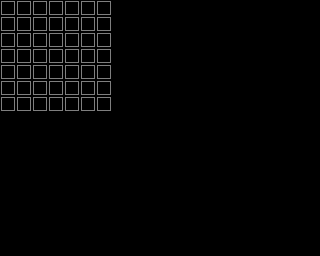

A 2D game scene composited from a Tiled map and its tileset images. What follows is a short description and the map's XML, with every tile layer's data as written:
An orthogonal 20x16 tile map with 16x16 px tiles, 4 tile layers (map, blocks, actors, foreground), 3 tilesets.

<map version="1.10" tiledversion="1.11.2" orientation="orthogonal" renderorder="right-down" width="20" height="16" tilewidth="16" tileheight="16" hexsidelength="0" infinite="0" nextlayerid="7" nextobjectid="1">
  <properties>
    <property name="divert_timer" type="string" value="02_random_score" />
    <property name="divert_timerframes" type="int" value="1" />
  </properties>
  <tileset firstgid="1" source="../Actors.tsx" />
  <tileset firstgid="257" source="../Blocks.tsx" />
  <tileset firstgid="513" source="Blank.tileset.tsx" />
  <layer id="1" name="map" width="20" height="16">
    <data encoding="csv">
260,258,259,260,257,258,268,513,513,513,513,513,513,513,513,513,513,513,513,513,
268,268,268,268,268,268,268,513,513,513,513,513,513,513,513,513,513,513,513,513,
268,268,268,268,268,268,268,513,513,513,513,513,513,513,513,513,513,513,513,513,
268,258,259,268,268,268,268,513,513,513,513,513,513,513,513,513,513,513,513,513,
268,268,268,268,268,268,268,513,513,513,513,513,513,513,513,513,513,513,513,513,
268,268,268,268,258,259,268,513,513,513,513,513,513,513,513,513,513,513,513,513,
268,268,268,268,268,268,268,513,513,513,513,513,513,513,513,513,513,513,513,513,
513,513,513,513,513,513,513,513,513,513,513,513,513,513,513,513,513,513,513,513,
513,513,513,513,513,513,513,513,513,513,513,513,513,513,513,513,513,513,513,513,
513,513,513,513,513,513,513,513,513,513,513,513,513,513,513,513,513,513,513,513,
513,513,513,513,513,513,513,513,513,513,513,513,513,513,513,513,513,513,513,513,
513,513,513,513,513,513,513,513,513,513,513,513,513,513,513,513,513,513,513,513,
513,513,513,513,513,513,513,513,513,513,513,513,513,513,513,513,513,513,513,513,
513,513,513,513,513,513,513,513,513,513,513,513,513,513,513,513,513,513,513,513,
513,513,513,513,513,513,513,513,513,513,513,513,513,513,513,513,513,513,513,513,
513,513,513,513,513,513,513,513,513,513,513,513,513,513,513,513,513,513,513,513
</data>
    <properties>
      <property name="amiga_aga_cd32" type="bool" value="true" />
      <property name="foreground" type="bool" value="false" />
      <property name="amiga_aga" type="bool" value="true" />
    </properties>
  </layer>
  <layer id="2" name="blocks" width="20" height="16">
    <data encoding="csv">
0,0,0,0,0,0,0,0,0,0,0,0,0,0,0,0,0,0,0,0,
0,0,0,0,0,0,0,0,0,0,0,0,0,0,0,0,0,0,0,0,
0,0,0,0,0,0,0,0,0,0,0,0,0,0,0,0,0,0,0,0,
0,0,0,0,0,0,0,0,0,0,0,0,0,0,0,0,0,0,0,0,
0,0,0,0,0,0,0,0,0,0,0,0,0,0,0,0,0,0,0,0,
0,0,0,0,0,0,0,0,0,0,0,0,0,0,0,0,0,0,0,0,
0,0,0,0,0,0,0,0,0,0,0,0,0,0,0,0,0,0,0,0,
0,0,0,0,0,0,0,0,0,0,0,0,0,0,0,0,0,0,0,0,
0,0,0,0,0,0,0,0,0,0,0,0,0,0,0,0,0,0,0,0,
0,0,0,0,0,0,0,0,0,0,0,0,0,0,0,0,0,0,0,0,
0,0,0,0,0,0,0,0,0,0,0,0,0,0,0,0,0,0,0,0,
0,0,0,0,0,0,0,0,0,0,0,0,0,0,0,0,0,0,0,0,
0,0,0,0,0,0,0,0,0,0,0,0,0,0,0,0,0,0,0,0,
0,0,0,0,0,0,0,0,0,0,0,0,0,0,0,0,0,0,0,0,
0,0,0,0,0,0,0,0,0,0,0,0,0,0,0,0,0,0,0,0,
0,0,0,0,0,0,0,0,0,0,0,0,0,0,0,0,0,0,0,0
</data>
    <properties>
      <property name="amiga_aga_cd32" type="bool" value="true" />
      <property name="foreground" type="bool" value="false" />
      <property name="amiga_aga" type="bool" value="true" />
    </properties>
  </layer>
  <layer id="3" name="actors" width="20" height="16">
    <data encoding="csv">
0,0,0,0,0,0,0,0,0,0,0,0,0,0,0,0,0,0,0,0,
0,0,0,0,0,0,0,0,0,0,0,0,0,0,0,0,0,0,0,0,
0,0,0,0,0,0,0,0,0,0,0,0,0,0,0,0,0,0,0,0,
0,0,0,0,0,0,0,0,0,0,0,0,0,0,0,0,0,0,0,0,
0,0,0,0,0,0,0,0,0,0,0,0,0,0,0,0,0,0,0,0,
0,0,0,0,0,0,0,0,0,0,0,0,0,0,0,0,0,0,0,0,
0,0,0,0,0,0,0,0,0,0,0,0,0,0,0,0,0,0,0,0,
0,0,0,0,0,0,0,0,0,0,0,0,0,0,0,0,0,0,0,0,
0,0,0,0,0,0,0,0,0,0,0,0,0,0,0,0,0,0,0,0,
0,0,0,0,0,0,0,0,0,0,0,0,0,0,0,0,0,0,0,0,
0,0,0,0,0,0,0,0,0,0,0,0,0,0,0,0,0,0,0,0,
0,0,0,0,0,0,0,0,0,0,0,0,0,0,0,0,0,0,0,0,
0,0,0,0,0,0,0,0,0,0,0,0,0,0,0,0,0,0,0,0,
0,0,0,0,0,0,0,0,0,0,0,0,0,0,0,0,0,0,0,0,
0,0,0,0,0,0,0,0,0,0,0,0,0,0,0,0,0,0,0,0,
0,0,0,0,0,0,0,0,0,0,0,0,0,0,0,0,0,0,0,0
</data>
    <properties>
      <property name="amiga_aga_cd32" type="bool" value="true" />
      <property name="foreground" type="bool" value="false" />
      <property name="amiga_aga" type="bool" value="true" />
    </properties>
  </layer>
  <layer id="4" name="foreground" width="20" height="16">
    <data encoding="csv">
0,0,0,0,0,0,0,0,0,0,0,0,0,0,0,0,0,0,0,0,
0,0,0,0,0,0,0,0,0,0,0,0,0,0,0,0,0,0,0,0,
0,0,0,0,0,0,0,0,0,0,0,0,0,0,0,0,0,0,0,0,
0,0,0,0,0,0,0,0,0,0,0,0,0,0,0,0,0,0,0,0,
0,0,0,0,0,0,0,0,0,0,0,0,0,0,0,0,0,0,0,0,
0,0,0,0,0,0,0,0,0,0,0,0,0,0,0,0,0,0,0,0,
0,0,0,0,0,0,0,0,0,0,0,0,0,0,0,0,0,0,0,0,
0,0,0,0,0,0,0,0,0,0,0,0,0,0,0,0,0,0,0,0,
0,0,0,0,0,0,0,0,0,0,0,0,0,0,0,0,0,0,0,0,
0,0,0,0,0,0,0,0,0,0,0,0,0,0,0,0,0,0,0,0,
0,0,0,0,0,0,0,0,0,0,0,0,0,0,0,0,0,0,0,0,
0,0,0,0,0,0,0,0,0,0,0,0,0,0,0,0,0,0,0,0,
0,0,0,0,0,0,0,0,0,0,0,0,0,0,0,0,0,0,0,0,
0,0,0,0,0,0,0,0,0,0,0,0,0,0,0,0,0,0,0,0,
0,0,0,0,0,0,0,0,0,0,0,0,0,0,0,0,0,0,0,0,
0,0,0,0,0,0,0,0,0,0,0,0,0,0,0,0,0,0,0,0
</data>
    <properties>
      <property name="amiga_aga_cd32" type="bool" value="true" />
      <property name="foreground" type="bool" value="true" />
      <property name="amiga_aga" type="bool" value="true" />
    </properties>
  </layer>
  <objectgroup id="6" name="events" />
</map>
